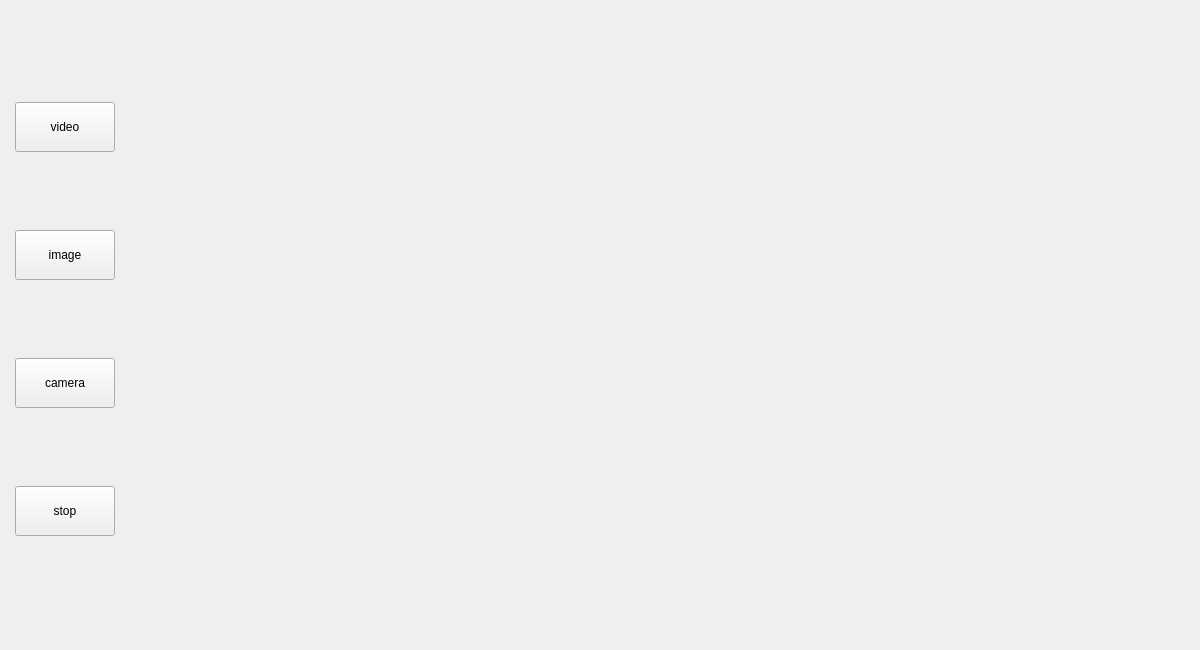
<?xml version="1.0" encoding="UTF-8"?>
<ui version="4.0">
 <class>Widget</class>
 <widget class="QWidget" name="Widget">
  <property name="geometry">
   <rect>
    <x>0</x>
    <y>0</y>
    <width>1200</width>
    <height>650</height>
   </rect>
  </property>
  <property name="maximumSize">
   <size>
    <width>1200</width>
    <height>650</height>
   </size>
  </property>
  <property name="windowTitle">
   <string>Widget</string>
  </property>
  <widget class="QWidget" name="verticalLayoutWidget">
   <property name="geometry">
    <rect>
     <x>10</x>
     <y>30</y>
     <width>111</width>
     <height>581</height>
    </rect>
   </property>
   <layout class="QVBoxLayout" name="verticalLayout" stretch="0,0,0,0">
    <property name="sizeConstraint">
     <enum>QLayout::SetDefaultConstraint</enum>
    </property>
    <item alignment="Qt::AlignHCenter">
     <widget class="QPushButton" name="videoButton">
      <property name="minimumSize">
       <size>
        <width>100</width>
        <height>50</height>
       </size>
      </property>
      <property name="maximumSize">
       <size>
        <width>100</width>
        <height>50</height>
       </size>
      </property>
      <property name="sizeIncrement">
       <size>
        <width>0</width>
        <height>0</height>
       </size>
      </property>
      <property name="baseSize">
       <size>
        <width>0</width>
        <height>0</height>
       </size>
      </property>
      <property name="styleSheet">
       <string notr="true">font: 75 12pt &quot;Times New Roman&quot;;</string>
      </property>
      <property name="text">
       <string>video</string>
      </property>
     </widget>
    </item>
    <item alignment="Qt::AlignHCenter">
     <widget class="QPushButton" name="imageButton">
      <property name="minimumSize">
       <size>
        <width>100</width>
        <height>50</height>
       </size>
      </property>
      <property name="maximumSize">
       <size>
        <width>100</width>
        <height>50</height>
       </size>
      </property>
      <property name="styleSheet">
       <string notr="true">font: 75 12pt &quot;Times New Roman&quot;;</string>
      </property>
      <property name="text">
       <string>image</string>
      </property>
     </widget>
    </item>
    <item alignment="Qt::AlignHCenter">
     <widget class="QPushButton" name="cameraButton">
      <property name="minimumSize">
       <size>
        <width>100</width>
        <height>50</height>
       </size>
      </property>
      <property name="maximumSize">
       <size>
        <width>100</width>
        <height>50</height>
       </size>
      </property>
      <property name="styleSheet">
       <string notr="true">font: 75 12pt &quot;Times New Roman&quot;;</string>
      </property>
      <property name="text">
       <string>camera</string>
      </property>
     </widget>
    </item>
    <item alignment="Qt::AlignHCenter">
     <widget class="QPushButton" name="stopButton">
      <property name="minimumSize">
       <size>
        <width>100</width>
        <height>50</height>
       </size>
      </property>
      <property name="maximumSize">
       <size>
        <width>100</width>
        <height>50</height>
       </size>
      </property>
      <property name="styleSheet">
       <string notr="true">font: 75 12pt &quot;Times New Roman&quot;;</string>
      </property>
      <property name="text">
       <string>stop</string>
      </property>
     </widget>
    </item>
   </layout>
  </widget>
  <widget class="QLabel" name="frame_label">
   <property name="geometry">
    <rect>
     <x>146</x>
     <y>28</y>
     <width>521</width>
     <height>581</height>
    </rect>
   </property>
   <property name="text">
    <string/>
   </property>
  </widget>
  <widget class="QLabel" name="table_label">
   <property name="geometry">
    <rect>
     <x>669</x>
     <y>33</y>
     <width>501</width>
     <height>581</height>
    </rect>
   </property>
   <property name="text">
    <string/>
   </property>
  </widget>
 </widget>
 <resources/>
 <connections/>
</ui>
